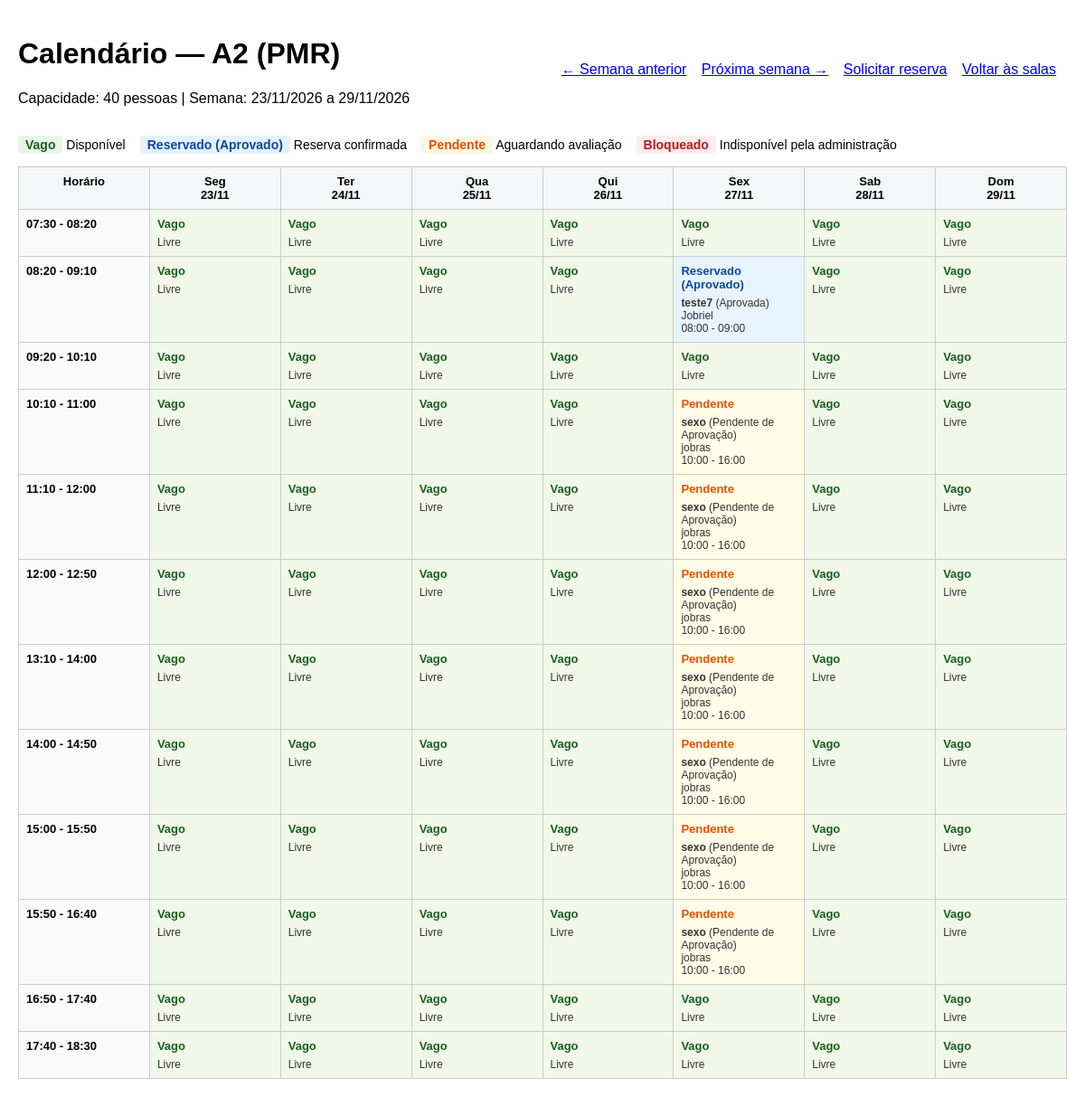
Screenshot of /sala/1/calendario/ (signed in) with the database file from the repository.
### reservas/models.py (models this page shows, shortened)
class Sala(models.Model):
    nome = models.CharField(max_length=50, unique=True)  # Ex: A2, A3, A5
    departamento = models.CharField(max_length=100)       # Ex: Mecatrônica / Engenharia
    capacidade = models.IntegerField(default=40)

class Reserva(models.Model):
    STATUS_CHOICES = [
        ('PENDENTE', 'Pendente de Aprovação'),
        ('APROVADA', 'Aprovada'),
        ('RECUSADA', 'Recusada / Substituída por Prioridade'),
        ('CANCELADA', 'Cancelada pelo Usuário'),
        ('BLOQUEADA', 'Bloqueada pelo Funcionário'),
    ]
    TIPO_RESERVA_CHOICES = [
        ('PONTUAL', 'Pontual'),
        ('SEMESTRAL', 'Semestral'),
    ]
    tipo_reserva = models.CharField(
        max_length=15,
        choices=TIPO_RESERVA_CHOICES,
        default='PONTUAL',
    )
    sala = models.ForeignKey(Sala, on_delete=models.CASCADE, related_name='reservas')
    solicitante = models.ForeignKey(Usuario, on_delete=models.CASCADE, related_name='minhas_reservas')
    data = models.DateField()
    hora_inicio = models.TimeField()  # Ex: 08:00, 10:00, 11:00, 14:00...
    hora_fim = models.TimeField()
    atividade = models.CharField(max_length=100)  # Ex: Aula 1, Extensão, Evento, Grupo C
    status = models.CharField(max_length=15, choices=STATUS_CHOICES, default='PENDENTE')
    criado_em = models.DateTimeField(auto_now_add=True)
    class Meta:
        ordering = ['data', 'hora_inicio']

class Usuario(AbstractUser):
    FUNCAO_CHOICES = [
        ('ALUNO', 'Aluno'),
        ('PROFESSOR', 'Professor'),
        ('FUNCIONARIO', 'Funcionário / Administrador'),
    ]
    nome_completo = models.CharField(max_length=150)
    email = models.EmailField(unique=True)
    nusp = models.CharField(max_length=20, unique=True, verbose_name="NUSP")
    funcao = models.CharField(max_length=15, choices=FUNCAO_CHOICES, default='ALUNO')

### reservas/views.py (the view)
# urls.py: path('sala/<int:sala_id>/calendario/', views.calendario_sala, name='calendario_sala'),
@login_required
def calendario_sala(request, sala_id):
    sala = get_object_or_404(Sala, id=sala_id)
    semana_str = request.GET.get('semana', '')
    try:
        base_data = datetime.strptime(semana_str, '%Y-%m-%d').date() if semana_str else date.today()
    except ValueError:
        base_data = date.today()
    inicio_semana = base_data - timedelta(days=base_data.weekday())
    fim_semana = inicio_semana + timedelta(days=6)
    dias_semana = [inicio_semana + timedelta(days=i) for i in range(7)]
    reservas = (
        Reserva.objects.filter(
            sala=sala,
            data__range=(inicio_semana, fim_semana),
        )
        .exclude(status__in=['CANCELADA', 'RECUSADA'])
        .select_related('solicitante')
    )
    linhas = []
    for inicio_bloco, fim_bloco in BLOCOS_HORARIO:
        celulas = []
        for dia in dias_semana:
            reservas_no_bloco = [
                r for r in reservas
                if r.data == dia and r.hora_inicio <= inicio_bloco < r.hora_fim
            ]
            if reservas_no_bloco:
                if any(r.status == 'BLOQUEADA' for r in reservas_no_bloco):
                    estado, rotulo_estado = 'bloqueado', 'Bloqueado'
                elif any(r.status == 'APROVADA' for r in reservas_no_bloco):
                    estado, rotulo_estado = 'aprovada', 'Reservado (Aprovado)'
                else:
                    estado, rotulo_estado = 'pendente', 'Pendente'
                itens = []
                for r in reservas_no_bloco:
                    nome_solicitante = (
                        getattr(r.solicitante, 'nome_completo', '')
                        or r.solicitante.get_full_name()
                        or r.solicitante.username
                    )
                    itens.append({
                        'id': r.id,
                        'atividade': r.atividade,
                        'solicitante': nome_solicitante,
                        'status_display': r.get_status_display(),
                        'intervalo': f"{r.hora_inicio.strftime('%H:%M')} - {r.hora_fim.strftime('%H:%M')}",
                    })
                celulas.append({
                    'dia': dia,
                    'estado': estado,
                    'rotulo_estado': rotulo_estado,
                    'reservas': itens,
                })
            else:
                celulas.append({
                    'dia': dia,
                    'estado': 'vago',
                    'rotulo_estado': 'Vago',
                    'reservas': [],
                })
        linhas.append({
            'label': f"{inicio_bloco.strftime('%H:%M')} - {fim_bloco.strftime('%H:%M')}",
            'celulas': celulas,
        })
    context = {
        'sala': sala,
        'dias_semana': dias_semana,
        'linhas': linhas,
        'semana_anterior': (inicio_semana - timedelta(days=7)).isoformat(),
        'semana_seguinte': (inicio_semana + timedelta(days=7)).isoformat(),
        'inicio_semana': inicio_semana,
        'fim_semana': fim_semana,
    }
    return render(request, 'reservas/calendario_sala.html', context)

### templates/reservas/calendario_sala.html (shortened to what this page needs)
{% load static %}
<!DOCTYPE html>
<html lang="pt-br">
<head>
</head>
<body>
    <div class="top-bar">
        <div>
            <h1>Calendário — {{ sala.nome }} ({{ sala.departamento }})</h1>
            <p>
                Capacidade: {{ sala.capacidade }} pessoas |
                Semana: {{ inicio_semana|date:"d/m/Y" }} a {{ fim_semana|date:"d/m/Y" }}
            </p>
        </div>
        <div class="nav-links">
            <a href="?semana={{ semana_anterior }}">← Semana anterior</a>
            <a href="?semana={{ semana_seguinte }}">Próxima semana →</a>
            <a href="{% url 'solicitar_reserva' %}">Solicitar reserva</a>
            <a href="{% url 'lista_salas' %}">Voltar às salas</a>
        </div>
    </div>
    <div class="legenda">
        <span><span class="badge vago">Vago</span> Disponível</span>
        <span><span class="badge aprovada">Reservado (Aprovado)</span> Reserva confirmada</span>
        <span><span class="badge pendente">Pendente</span> Aguardando avaliação</span>
        <span><span class="badge bloqueado">Bloqueado</span> Indisponível pela administração</span>
    </div>
    <table>
        <thead>
            <tr>
                <th>Horário</th>
                {% for dia in dias_semana %}
                    <th>{{ dia|date:"D" }}<br>{{ dia|date:"d/m" }}</th>
                {% endfor %}
            </tr>
        </thead>
        <tbody>
            {% for linha in linhas %}
                <tr>
                    <td class="hora">{{ linha.label }}</td>
                    {% for celula in linha.celulas %}
                        <td class="{{ celula.estado }}">
                            <span class="estado-titulo">{{ celula.rotulo_estado }}</span>
                            {% if celula.reservas %}
                                {% for item in celula.reservas %}
                                    <div class="reserva-item">
                                        <div class="detalhe"><strong>{{ item.atividade }}</strong> ({{ item.status_display }})</div>
                                        <div class="detalhe">{{ item.solicitante }}</div>
                                        <div class="detalhe">{{ item.intervalo }}</div>
                                    </div>
                                {% endfor %}
                            {% else %}
                                <div class="detalhe">Livre</div>
                            {% endif %}
                        </td>
                    {% endfor %}
                </tr>
            {% endfor %}
        </tbody>
    </table>
</body>
</html>

### templates/reservas/calendario_sala.html (style rules this page uses)
body { font-family: Arial, sans-serif; margin: 20px; }
.top-bar { display: flex; flex-wrap: wrap; gap: 12px; align-items: center; justify-content: space-between; margin-bottom: 16px; }
.nav-links a { margin-right: 12px; }
.legenda { display: flex; gap: 16px; margin-bottom: 14px; font-size: 14px; }
.badge { display: inline-block; padding: 2px 8px; border-radius: 4px; font-weight: bold; }
.vago { background-color: #e8f5e9; color: #1b5e20; }
.bloqueado { background-color: #ffebee; color: #b71c1c; }
.aprovada { background-color: #e3f2fd; color: #0d47a1; }
.pendente { background-color: #fff8e1; color: #e65100; }
table { width: 100%; border-collapse: collapse; table-layout: fixed; }
th, td { border: 1px solid #ccc; padding: 8px; vertical-align: top; font-size: 13px; }
th { background-color: #f4f6f8; text-align: center; }
td.hora { font-weight: bold; background-color: #fafafa; white-space: nowrap; width: 110px; }
td.vago { background-color: #f1f8e9; }
td.aprovada { background-color: #e8f4fd; }
td.pendente { background-color: #fffde7; }
.estado-titulo { font-weight: bold; display: block; margin-bottom: 6px; }
.reserva-item { border-top: 1px dashed rgba(0, 0, 0, 0.15); padding-top: 6px; margin-top: 6px; }
.reserva-item:first-of-type { border-top: none; padding-top: 0; margin-top: 0; }
.detalhe { font-size: 12px; color: #333; }

### rows the page displays
Sala: nome "A2", departamento "PMR", capacidade "40"
Reserva: atividade "teste7", status_display "Aprovada", solicitante "Jobriel", intervalo "08:00 - 09:00"
Usuario: atividade "sexo", status_display "Pendente de Aprovação", solicitante "jobras", intervalo "10:00 - 16:00"

### other values shown
{{ inicio_semana|date:"d/m/Y" }} "23/11/2026"
{{ fim_semana|date:"d/m/Y" }} "29/11/2026"
{{ dia|date:"D" }} "Seg" "Ter" "Qua" "Qui" "Sex" "Sab" "Dom"
{{ dia|date:"d/m" }} "23/11" "24/11" "25/11" "26/11" "27/11" "28/11" "29/11"
{{ linha.label }} "07:30 - 08:20" "08:20 - 09:10" "09:20 - 10:10" "10:10 - 11:00" "11:10 - 12:00" "12:00 - 12:50" "13:10 - 14:00" "14:00 - 14:50" "15:00 - 15:50" "15:50 - 16:40" "16:50 - 17:40" "17:40 - 18:30"
{{ celula.rotulo_estado }} "Vago" "Vago" "Vago" "Vago" "Vago" "Vago" "Vago" "Vago" "Vago" "Vago" "Vago" "Reservado (Aprovado)" "Vago" "Vago" "Vago" "Vago" "Vago" "Vago" "Vago" "Vago" "Vago" "Vago" "Vago" "Vago" "Vago" "Pendente" "Vago" "Vago" "Vago" "Vago" "Vago" "Vago" "Pendente" "Vago" "Vago" "Vago" "Vago" "Vago" "Vago" "Pendente" "Vago" "Vago" "Vago" "Vago" "Vago" "Vago" "Pendente" "Vago" "Vago" "Vago" "Vago" "Vago" "Vago" "Pendente" "Vago" "Vago" "Vago" "Vago" "Vago" "Vago" "Pendente" "Vago" "Vago" "Vago" "Vago" "Vago" "Vago" "Pendente" "Vago" "Vago" "Vago" "Vago" "Vago" "Vago" "Vago" "Vago" "Vago" "Vago" "Vago" "Vago" "Vago" "Vago" "Vago" "Vago"
